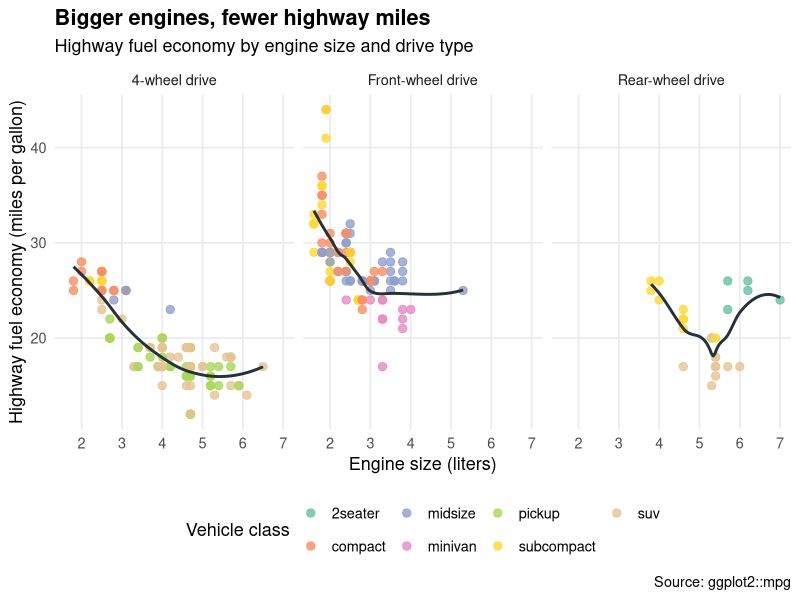

Write R code to recreate this figure.
## ---- chunk 1
#| message: false
library(tidyverse)
## ---- chunk 2
ggplot(mpg, aes(x = displ, y = hwy, color = class)) +
  geom_point(alpha = 0.8, size = 2.5) +
  geom_smooth(aes(group = 1), color = "#263238", method = "loess",
              se = FALSE, linewidth = 1) +
  facet_wrap(vars(drv), labeller = as_labeller(c(
    f = "Front-wheel drive",
    r = "Rear-wheel drive",
    `4` = "4-wheel drive"
  ))) +
  scale_color_brewer(palette = "Set2", name = "Vehicle class") +
  labs(
    title = "Bigger engines, fewer highway miles",
    subtitle = "Highway fuel economy by engine size and drive type",
    x = "Engine size (liters)",
    y = "Highway fuel economy (miles per gallon)",
    caption = "Source: ggplot2::mpg"
  ) +
  theme_minimal(base_size = 13) +
  theme(
    plot.title = element_text(face = "bold"),
    legend.position = "bottom",
    panel.grid.minor = element_blank()
  )
